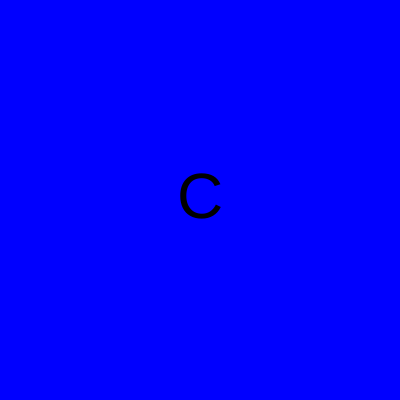
Frame 1 (no input)
Frame 60 (no input): identical to frame 1, image omitted
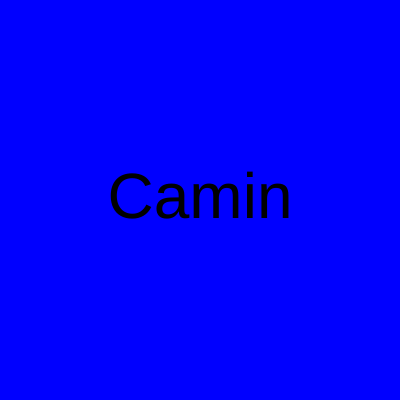
Frame 120 (the mouse pressed at the canvas centre since frame 60)

The p5.js sketch that drew these frames (run headless with seeded random() and noise() and a simulated clock; from frame 60 on, the mouse is pressed at the canvas centre):

// p5.js sketch
// ── sketch.js
function setup() {
    createCanvas(400, 400);
  }
  
  function draw() {
    background("blue");
    fill("black");
    textSize(64);
    textAlign(CENTER, CENTER)
    
    let maximo = width;
    let minimo = 0;
    let palavra = "Caminhante";
    let quantidade = map(mouseX, 0, width, 1, palavra.length);
    let parcial = palavra.substring(0,quantidade);
    text(parcial,200,200);
    
  //  if(mouseX < 50){
  //    let palavra = "C";
  //    text(palavra, 200, 200);
  //  } else {
  //    let palavra = "Caminhante";
  //    text(palavra, 200, 200);
  //  }
  }
